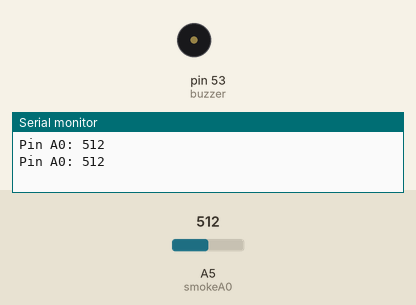
A sketch run on a simulated Arduino Mega 2560, built with avr-gcc and run on an emulated ATmega2560. On the bench: buzzer (waves = sounding), the last lines printed to the serial monitor. Inputs (shaded band) come from the test bench; at power-on: A5 (smokeA0) = 512.

Above: at 2.8 s.
2.9 s: A5 (smokeA0) set to 412
6.4 s: A5 (smokeA0) set to 385
At 7.5 s:
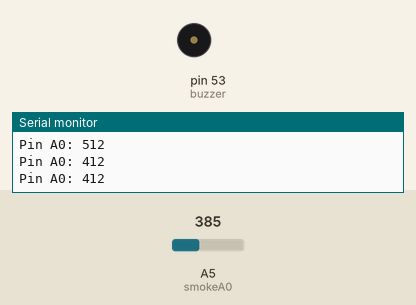
9.1 s: A5 (smokeA0) set to 410
At 11.1 s:
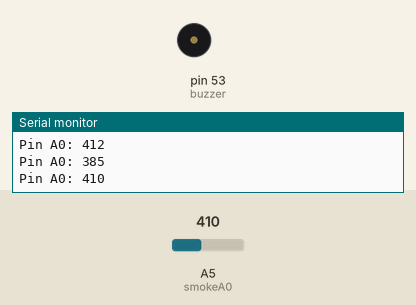
15.1 s: A5 (smokeA0) set to 390
At 15.8 s:
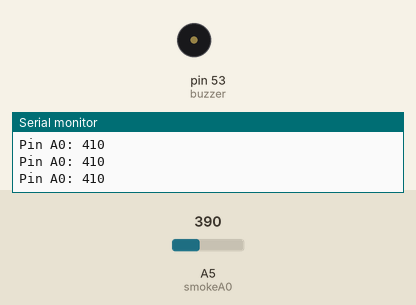
Timing chart, 0 to 18.1 s (numbered marks = the images above; inputs shaded):
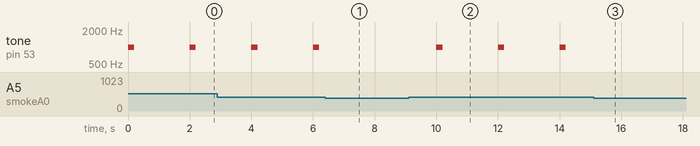

The sketch:

mq2.ino
```cpp
int buzzer = 53;
int smokeA0 = A5;

// Your threshold value. You might need to change it.
int sensorThres = 400;

void setup() {
  //pinMode(buzzer, OUTPUT);
  pinMode(smokeA0, INPUT);
  Serial.begin(9600);
}

void loop() {
  int analogSensor = analogRead(smokeA0);

  Serial.print("Pin A0: ");
  Serial.println(analogSensor);
  // Checks if it has reached the threshold value

  if (analogSensor > sensorThres)
  {
    tone(buzzer, 1000, 200);
  }
  else
  {
    noTone(buzzer);
  }

  delay(2000);

}
```

Measured:
- the behaviour switches between 401 and 400 on A5 (smokeA0) (found by bisection; images 0 and 1)
- after the input at 6.4 s, tone on pin 53 (buzzer): stays silent (without the input it goes to 1000 Hz after 1.6 s)
- after the input at 9.1 s, tone on pin 53 (buzzer): alternates 1000 Hz for 0.20 s and silent for 1.8 s, starting after 0.90 s
- after the input at 15.1 s, tone on pin 53 (buzzer): stops changing and stays silent
- by itself, tone on pin 53 (buzzer): alternates 1000 Hz for 0.20 s and silent for 1.8 s
